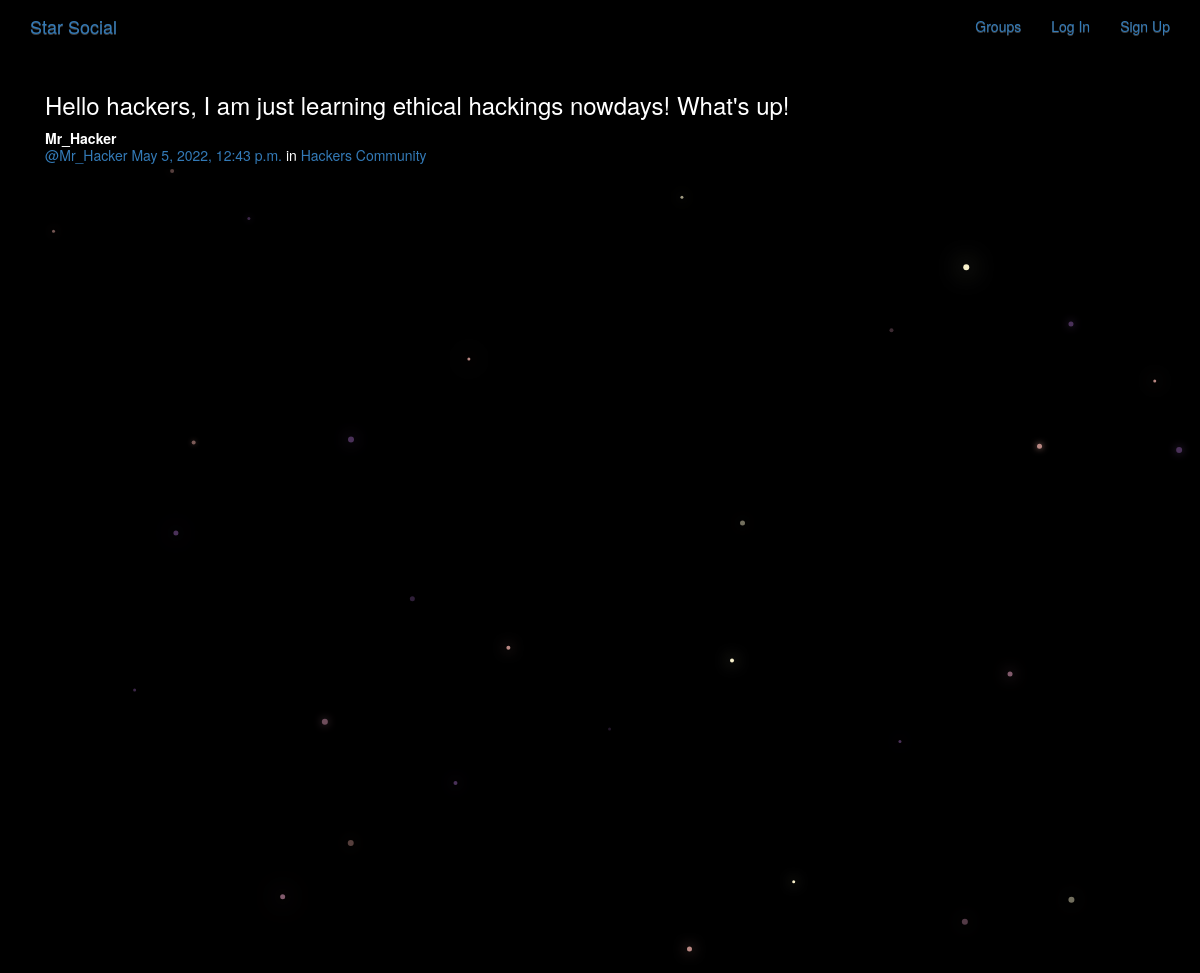
Screenshot of /posts/by/Mr_Hacker/3/ with the database file from the repository.
### posts/models.py (models this page shows, shortened)
class Post(models.Model):
	user = models.ForeignKey(User, related_name='posts', on_delete=models.CASCADE)
	created_at = models.DateTimeField(auto_now=True)
	message = models.TextField()
	message_html = models.TextField(editable=False)
	group = models.ForeignKey(Group, related_name='posts', null=True, blank=True, on_delete=models.CASCADE)
	class Meta:
		ordering = ['-created_at']
		unique_together = ['user', 'message']

### groups/models.py (models this page shows, shortened)
class Group(models.Model):
	name = models.CharField(max_length=255, unique=True)
	slug = models.SlugField(allow_unicode=True, unique=True)
	description = models.TextField(blank=True, default='')
	description_html = models.TextField(editable=False, default='', blank=True)
	members = models.ManyToManyField(User, through='GroupMember')
	class Meta:
		ordering = ['name']

### posts/views.py (the view)
# urls.py: re_path(r'by/(?P<username>[-\w]+)/(?P<pk>\d+)/$', views.PostDetail.as_view(), name='single'),
class PostDetail(SelectRelatedMixin, generic.DetailView):
	model = models.Post
	select_related = ('user', 'group')
	def get_queryset(self):
		queryset = super().get_queryset()
		return queryset.filter(user__username__iexact=self.kwargs.get('username'))

### posts/templates/posts/post_detail.html
{% extends "posts/post_base.html" %}
{% block post_content %}
<div class="col-md-8">
	{% include "posts/_post.html" %}
</div>
{% endblock %}

### posts/templates/posts/_post.html (shortened to what this page needs)
<div class="post media">
	<h3>{{post.message_html|safe}}</h3>
	<div class="media-body">
		<strong>{{post.user.username}}</strong>
		<h5 class="media-heading">
		<span class="username">
			<a href="{% url 'posts:for_user' username=post.user.username%}">@{{post.user.username}}</a>
		</span>
		<time class="time">
			<a href="{% url 'posts:single' username=post.user.username pk=post.pk %}">{{post.created_at}}</a>
		</time>
		{% if post.group %}
		<span class="group-name">in <a href="#">{{post.group.name}}</a>
		</span>
		{% endif %}
		</h5>
	</div>
</div>

### static/social/css/master.css (style rules this page uses)
body { margin: 0; overflow: hidden; background-color: black; color: white; }

### rows the page displays
Post: message_html "Hello hackers, I am just learning ethical hackings nowdays! What's up!", user.username "Mr_Hacker", created_at "May 5, 2022, 12:43 p.m.", group.name "Hackers Community"
